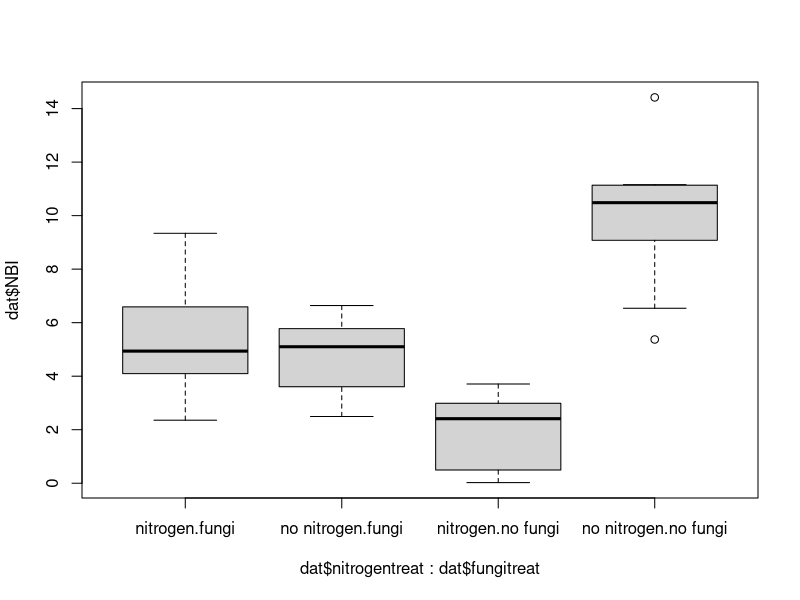
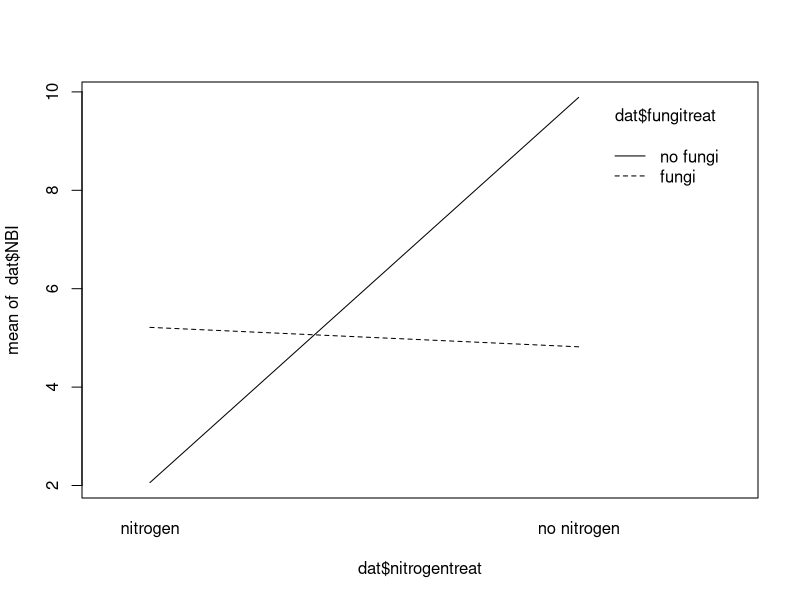
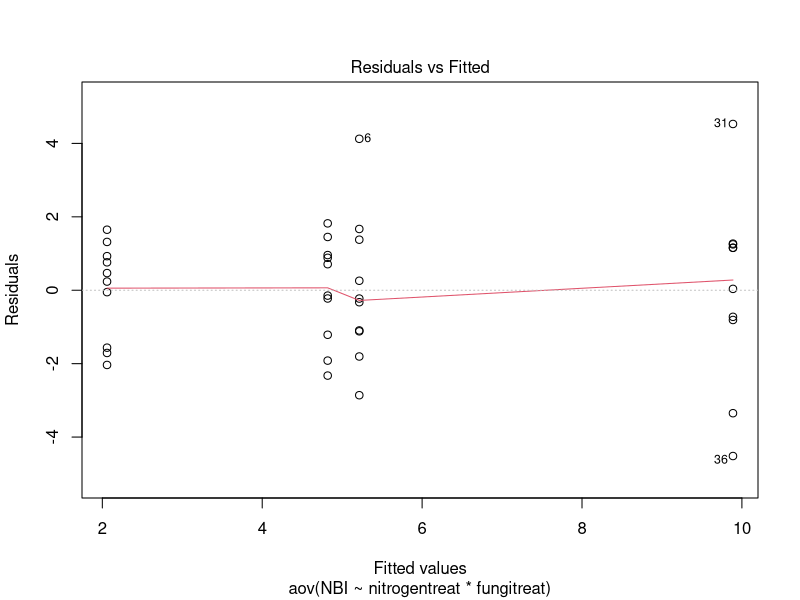
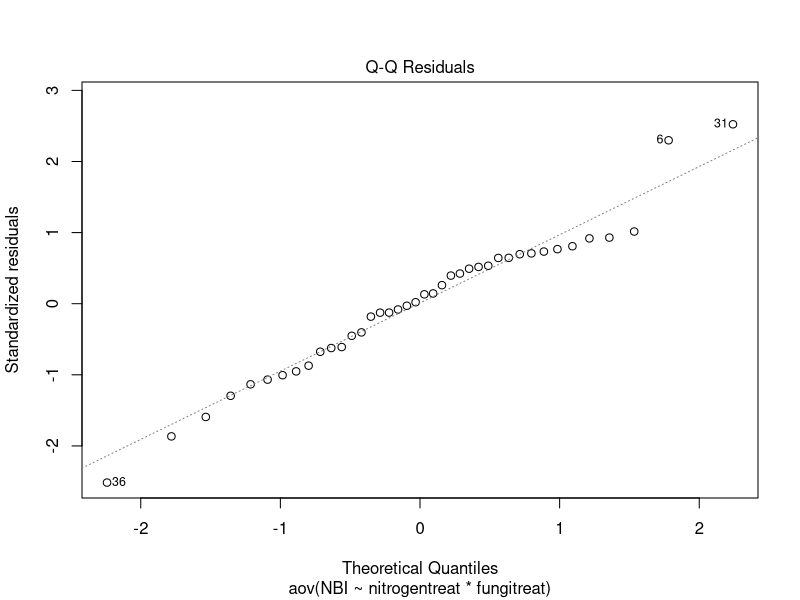
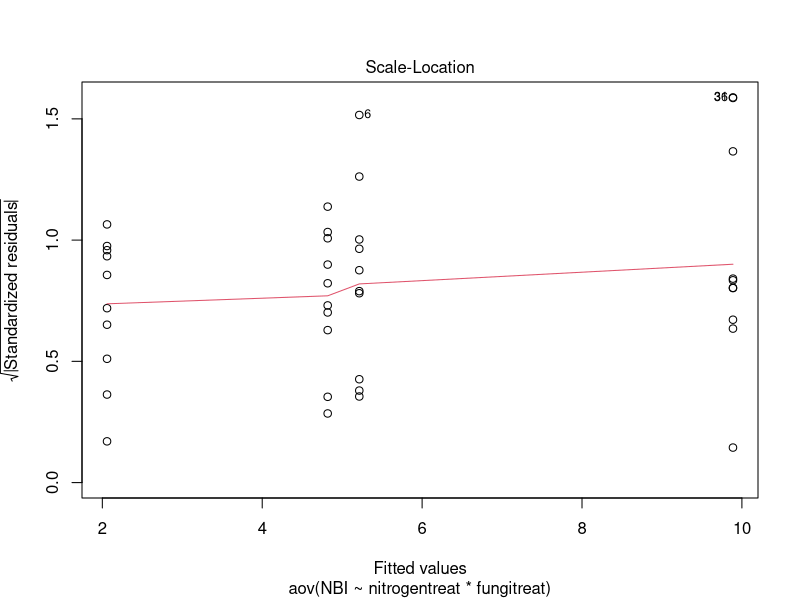
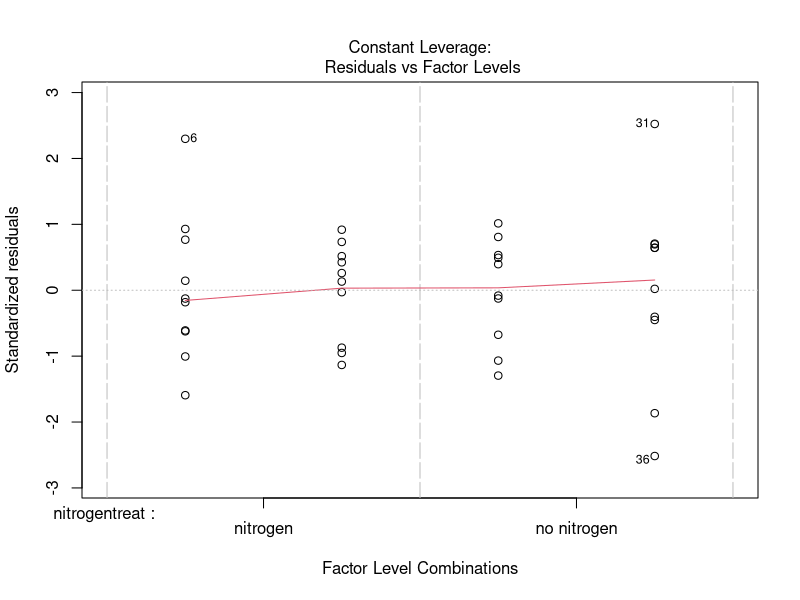

Write the R code that produced these figures, in order. (Note: this script raises an error after producing the figures.)
### 2-way ANOVA ###

library(tidyverse)
library(here)
library(MASS)
library(emmeans)
library(multcomp)

### Read in data ###
dat <- read.csv(here("data", "Lect08 data.csv"), header=TRUE)

### Plot the data ###
# basic boxplot
boxplot(dat$NBI ~ dat$nitrogentreat + dat$fungitreat)

# Grouped boxplot
box.pl <- dat %>% ggplot(aes(x = nitrogentreat, y = NBI, fill = fungitreat)) +
                  geom_boxplot(position = "dodge")

# Interaction plot
interaction.plot(dat$nitrogentreat, dat$fungitreat, dat$NBI)

### ANOVA ###
mod1.aov <- aov(NBI ~ nitrogentreat*fungitreat, data = dat)
summary(mod1.aov)

# Check assumptions
plot(mod1.aov)
leveneTest(mod1.aov)
boxcox(mod1.aov)

mod1.lm <- lm(NBI ~ nitrogentreat*fungitreat, data = dat)

### Post-hoc pairwise comparisons ###
## This will print differences among levels within each main effect and all pairwise comparisons
TukeyHSD(mod1.aov)

## For pairwise comparisons only:
# Create interaction term
tw_int <- with(dat, interaction(nitrogentreat, fungitreat))

# Re-run model specifying the interaction term
mod.int <- aov(NBI ~ tw_int, data = dat)

# Call Tukey's HSD on the model that explicitly specifies the interaction term
TukeyHSD(mod.int)

## Generate letters for display on figures
# Requires emmeans and multcomp packages. 
inter.ph <- emmeans(mod.int, pairwise ~ tw_int, adjust = "tukey")
inter.ph.lett <- cld(inter.ph$contrasts, Letter = "abcdefg")
